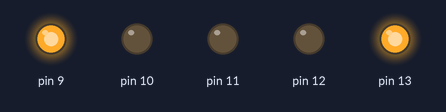
Bench run of a sketch on a simulated Arduino Uno, built with avr-gcc and run on an emulated ATmega328P. On the bench: output pins drawn as LEDs (lit = HIGH).

Above: at 0.05 s.
At 1.45 s:
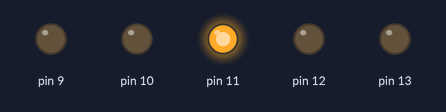
At 2.85 s:
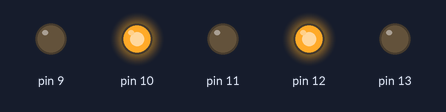
Timing chart, 0 to 3.1 s (numbered marks = the images above):
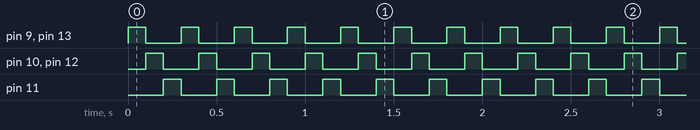

The sketch:

BACK_AND_FORTH.ino
```cpp
void setup() {
  pinMode(13, OUTPUT);
  pinMode(12, OUTPUT);
  pinMode(11, OUTPUT);
  pinMode(10, OUTPUT);
  pinMode(9, OUTPUT);
}

void loop() {
  digitalWrite(13, HIGH);
  digitalWrite(12, LOW);
  digitalWrite(11, LOW);
  digitalWrite(10, LOW);
  digitalWrite(9, HIGH);
  delay(100);

  digitalWrite(13, LOW);
  digitalWrite(12, HIGH);
  digitalWrite(11, LOW);
  digitalWrite(10, HIGH);
  digitalWrite(9, LOW);
  delay(100);

  digitalWrite(13, LOW);
  digitalWrite(12, LOW);
  digitalWrite(11, HIGH);
  digitalWrite(10, LOW);
  digitalWrite(9, LOW);
  delay(100);
}
```

Measured:
- by itself, pin 9–13: alternates HIGH for 0.10 s and LOW for 0.20 s
